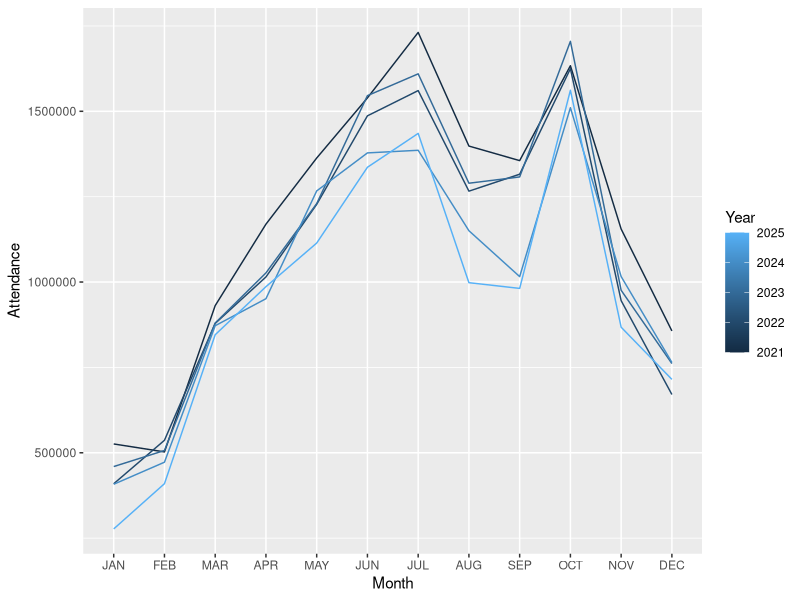
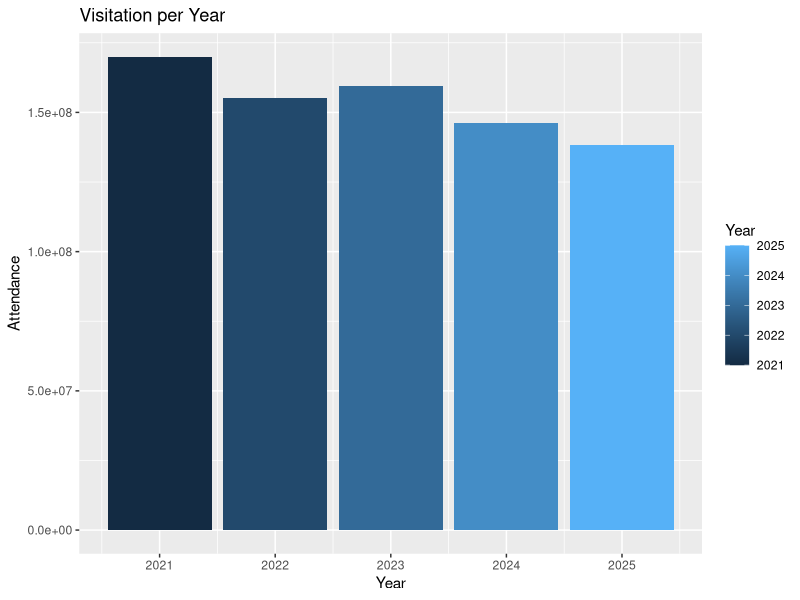
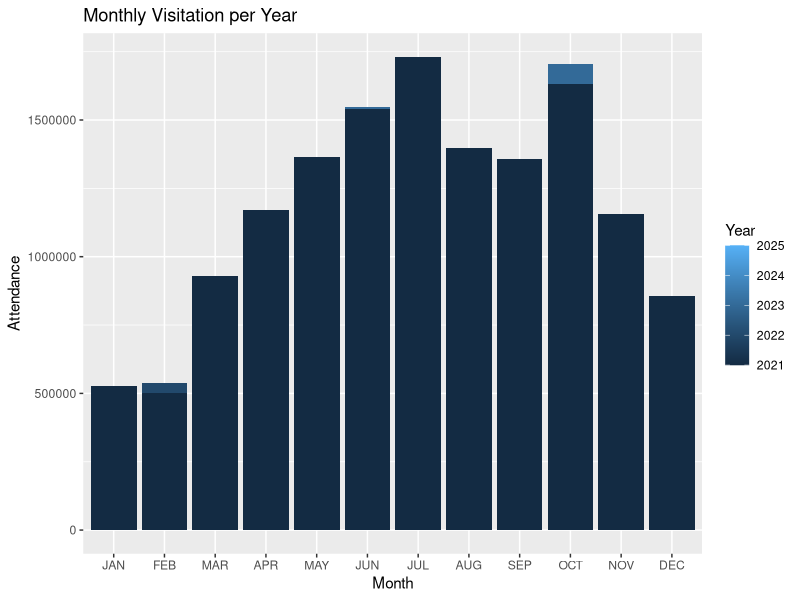

These charts were generated, in order, by the following R code:
library(dplyr)
library(tidyverse)

#pulling tidied version of visiation data
visitation <- read.csv("visitation.csv")

#removing columns to keep the most relevant for this visualization + keeping only 2021-2025
#also attempting to change Year to character for graph color purpose (does not appear to be working for me)
reduced_vis <- visitation |>
  mutate(as_factor(visitation$Year)) |>
  filter(Year > 2020) |>
  select(c(2,3,4,5,8))

##########
#Q1) How does park visitation change throughout the year?
##########

month_order <- c("JAN","FEB","MAR","APR","MAY", "JUN", "JUL", "AUG", "SEP", "OCT", "NOV", "DEC")

Q1 <- ggplot(data=reduced_vis, aes(x=factor(month, levels=month_order), y=attendance, group=Year)) +
  geom_line(aes(color=Year)) +
  labs(, x = "Month", y = "Attendance")

########
#Q2) How has park visitation changed in the past 5 years?
########

#Yearly visitation counts from 2021-2025 by year
Q2 <- ggplot(data=reduced_vis, aes(x=Year, y=AnnualTotal, fill=Year)) +
  geom_bar(stat="identity") +
  labs(title = "Visitation per Year", x = "Year", y = "Attendance")


#How has visitation changed in the past 5 years in monthly visitation? 
Q2A <- ggplot(data=reduced_vis, aes(x=factor(month, levels=month_order), y=attendance, fill=Year)) +
  geom_bar(position="dodge", stat="identity") +
  labs(title = "Monthly Visitation per Year", x = "Month", y = "Attendance")
